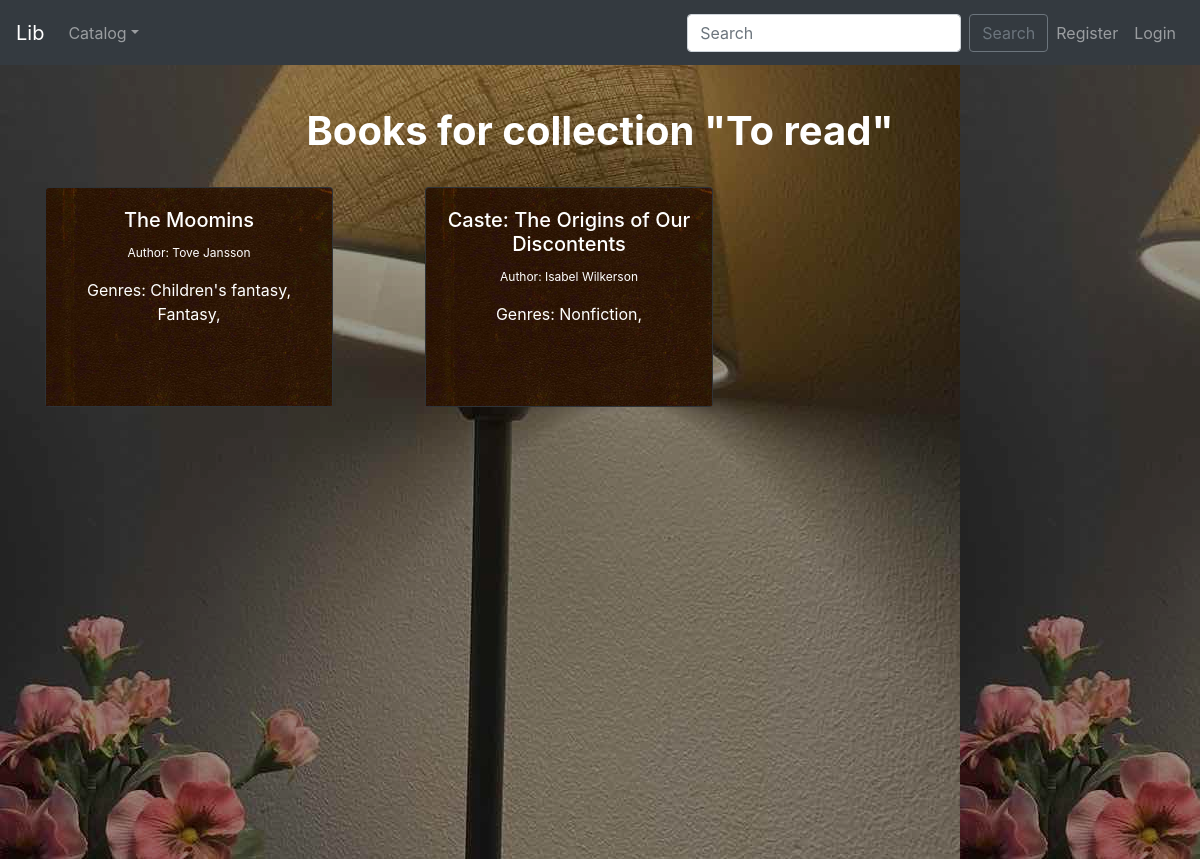
Page /lab1p/profile/collection/1/ on the earlier database version.
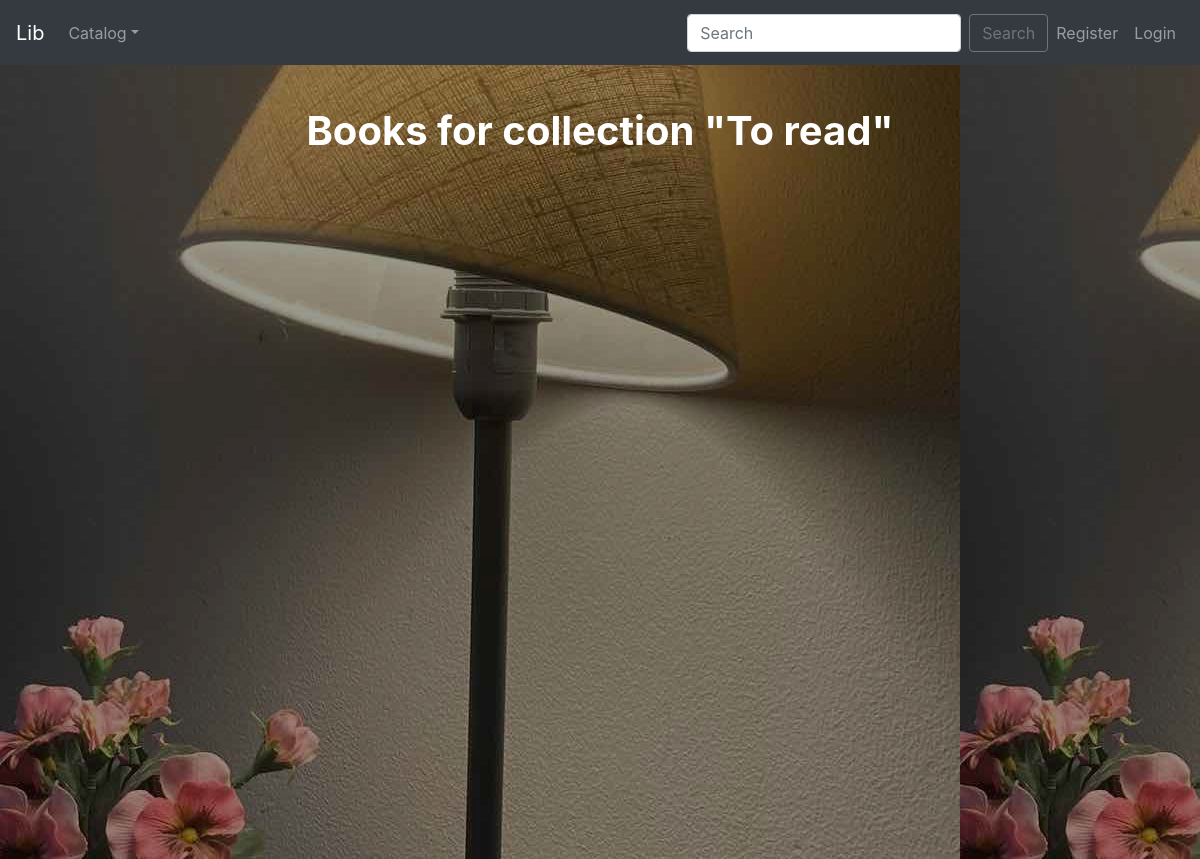
Same page on the later database version.
### lab1p/models.py (models this page shows, shortened)
class Book(models.Model):
    title = models.CharField(max_length=50, blank=False)
    author = models.ForeignKey(Author, on_delete=models.CASCADE, related_name='auth_books')
    isbn = models.CharField('ISBN', max_length=13, unique=True, validators=[validate_isbn])
    genre = models.ManyToManyField(Genre, related_name='books', blank=True)
    Information = models.TextField(blank=True, max_length=1000, default='No info')
    collections = models.ManyToManyField(Collection, blank=True, related_name='books_for_collection')
    class Meta:
        unique_together = ("title", "author")

class Author(models.Model):
    Name = models.CharField(max_length=30, blank=False)
    Surname = models.CharField(max_length=30, blank=False)
    Bio = models.CharField(max_length=200, default='No bio', blank=True)
    def __str__(self):
        return f'{self.Name} {self.Surname}'
    class Meta:
        unique_together = ("Name", "Surname")
        ordering = ['Name', 'Surname']

class Genre(models.Model):
    Name = models.CharField(max_length=30, unique=True)
    def __str__(self):
        return self.Name
    ''' ---- COMMENTED DISPLAY - if works - delete
    def display_genre(self):
        return ', '.join(genre.name for genre in self.genre.all()[:3])
    '''

### lab1p/views.py (the view)
# urls.py: path('profile/collection/<int:collection_id>/', views.books_for_collection, name='books-for-collection'),
def books_for_collection(request, collection_id):
    collection = Collection.objects.get(id=collection_id)
    all_books = Book.objects.filter(collections=collection)
    context = {
        'collection': collection,
        'book_list': all_books,
    }
    return render(request, 'lab1p/book_list_for_collection.html', context)

### templatetags/languages_helpers.py (called while the page is built)
@register.filter
def get_language_info_list_ex(request):
    data = []
    def get_language_info(language):
        if len(language[0]) > 1:
            return translation.get_language_info(language[0])
        else:
            return translation.get_language_info(str(language))
    flag_map = {
        'en': 'gb',
        'uk': 'ua',
    }
    current_language = translation.get_language()
    for language in settings.LANGUAGES:
        info = get_language_info(language)
        code = info['code']
        info['is_current'] = (code == current_language)
        info['flag'] = flag.flag(flag_map.get(code, code))
        data.append(info)
    return data

### templates/lab1p/book_list_for_collection.html (shortened to what this page needs)
{% extends "templates/navbar.html" %}
{% load static %}
{% load i18n %}
{% block head %}
    <link rel="stylesheet" href="{% static 'css/style.css' %}">
{% endblock %}
{% block body %}
        <div id="intro_profile" class="bg-image shadow-2-strong" style="padding-top: 2.42%">
            <div class="mask" style="background-color: rgba(0, 0, 0, 0.4);">
                <div class="container align-items-center justify-content-center text-center h-100">
                  <div class="text-white">
                  <br><br>
                      <h1 class="font-weight-bold">{% trans "Books for collection" %} "{{ collection.Name }}"</h1>
                        <br>
                        <div class="row">
                             {% for book in book_list %}
                                <div class="col-sm-12 col-md-6 col-lg-4 pb-4">
                                    <div class="card text-white bg-dark mb-3" style="max-width: 18rem;">
                                        <img class="card-img-top" src="{% static 'images/cover_6_2.jpg' %}" alt="Card image cap">
                                        <div class="card-img-overlay">
                                            <a href="{% url 'book-detail' book.pk %}" style="color: white"><h5 class="card-title">{{ book.title }}</h5></a>
                                            <p class="card-text text-muted" style="font-size:12px"><a href="{% url 'author_detail' book.author.pk %}" style="color: white">{% trans "Author" %}: {{ book.author }}</a></p>
                                            <p class="card-text" style="height: 50px">{% trans "Genres" %}: {{ book.genre.filter.all|slice:":3"|join:", " }}
                                        {% if book.genre.all.count > 3  %}... {% endif %}</p>
                                        </div>
                                    </div>
                                </div>
                            {% endfor %}
                        </div>
                  </div>
                </div>
            </div>
        </div>
    {% endblock %}

Differences in the rows shown:
removed Book: title "The Moomins", author "Tove Jansson", genre.filter.all "Children's fantasy, Fantasy,"
removed Book: title "Caste: The Origins of Our Discontents", author "Isabel Wilkerson", genre.filter.all "Nonfiction,"
